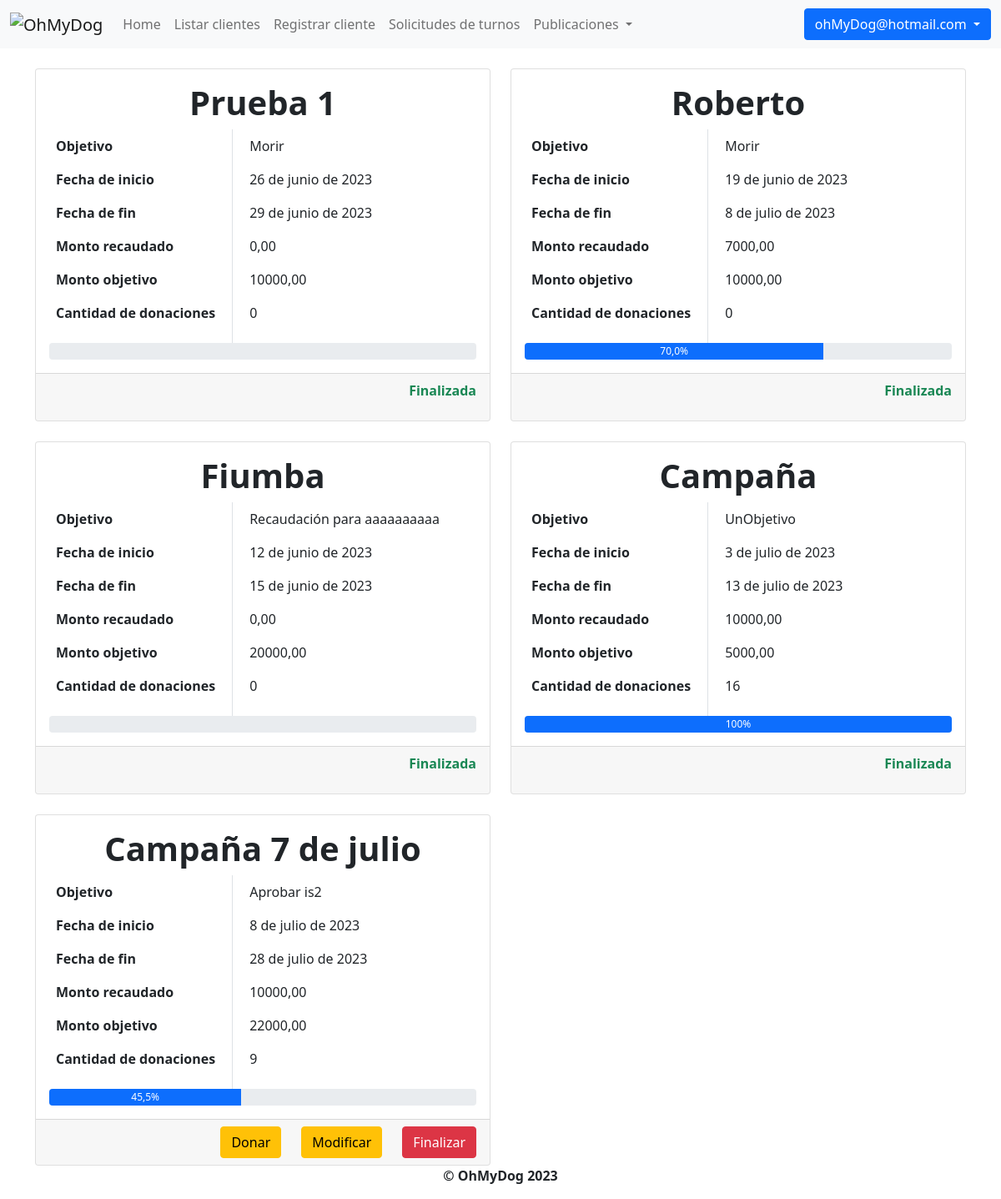
The app's page /listar_campanias_de_donaciones (signed in), older data.
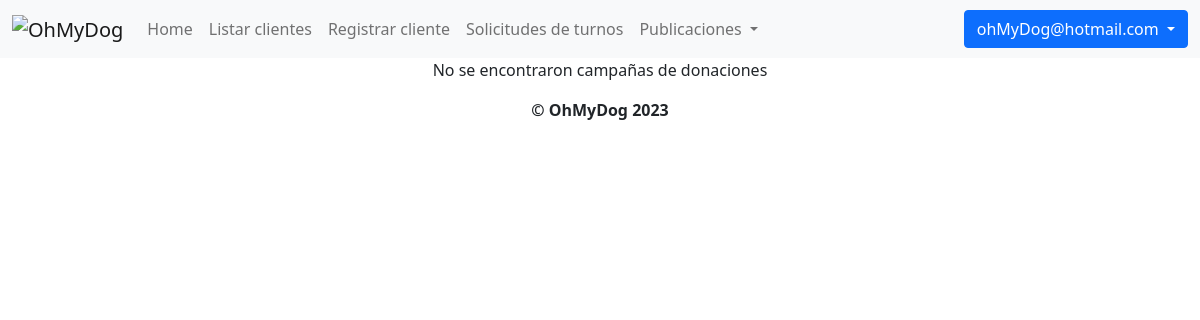
The same page, newer data.
### OhMyDog/modelos/publicaciones/donaciones.py (models this page shows, shortened)
class Donacion(models.Model):
    class Meta:
        verbose_name_plural = "Donaciones"
    id = models.BigAutoField(primary_key=True)
    nombre = models.CharField(max_length=30)
    objetivo = models.TextField(null=True)
    fecha_inicio = models.DateField()
    fecha_fin = models.DateField()
    activa = models.BooleanField(default=True)
    monto_objetivo = models.DecimalField(max_digits=10, decimal_places=2)
    monto_recaudado = models.DecimalField(max_digits=10, decimal_places=2, default=0)
    cantidad_donaciones = models.IntegerField(default=0)

### OhMyDog/views/campanias_donacion.py (the view)
def listar_campanias_de_donaciones(request):
    return render(
        request, "listar_campanias_de_donaciones.html", {"campanias": listar_campanias_de_donaciones_actualizadas()}
    )

### OhMyDog/modelos/publicaciones/__init__.py (called while the page is built)
def listar_campanias_de_donaciones_actualizadas():
    campañas = Donacion.objects.all()
    mañana = date.today() + timedelta(days=1)
    for campaña in campañas:
        progreso = (campaña.monto_recaudado / campaña.monto_objetivo) * 100
        campaña.progreso = round(progreso, 1)
        if campaña.fecha_fin <= mañana:
            campaña.activa = False
    return campañas

### OhMyDog/templates/listar_campanias_de_donaciones.html (shortened to what the changed rows need)
{% extends 'layout.html' %}
{% block content %}
<div class="container bootstrap snippets bootdey">
    {% if campanias%}
        {% for campania in campanias%}
            {% if forloop.counter0|divisibleby:2 %}
            <div class="row">
            {% endif %}
            <div class="col-sm-6" id="adopcionesContainer">
                <div class="card mt-4">
                    <div class="card-body">
                        <h1 class="card-title text-center">{{ campania.nombre }}</h1>
                        <div class="row">
                            <div class="col-auto vertical-line">
                                <table class="table table-borderless">
                                    <tbody>
                                        <tr>
                                            <th>Objetivo</th>
                                        </tr>
                                        <tr>
                                            <th>Fecha de inicio</th>
                                        </tr>
                                        <tr>
                                            <th>Fecha de fin</th>
                                        </tr>
                                        <tr>
                                            <th>Monto recaudado</th>
                                        </tr>
                                        <tr>
                                            <th>Monto objetivo</th>
                                        </tr>
                                        <tr>
                                            <th>Cantidad de donaciones</th>
                                        </tr>
                                    </tbody>
                                </table>
                            </div>
                            <div class="col">
                                <table class="table table-borderless">
                                    <tbody>
                                        <tr>
                                            <td>{{ campania.objetivo }}</td>
                                        </tr>
                                        <tr>
                                            <td class="etapa-vida">{{ campania.fecha_inicio }}</td>
                                        </tr>
                                        <tr>
                                            <td class="tamanio">{{ campania.fecha_fin }}</td>
                                        </tr>
                                        <tr>
                                            <td id="monto_recaudado">{{ campania.monto_recaudado }}</td>
                                        </tr>
                                        <tr>
                                            <td id="monto_objetivo">{{ campania.monto_objetivo }}</td>
                                        </tr>
                                        <tr>
                                              <td id="cantidad_donaciones">{{ campania.cantidad_donaciones }}</td>
                                        </tr>
                                    </tbody>
                                </table>
                            </div>
                        </div>
                        <div class="progress" style="height: 20px;">
                            <div class="progress-bar" role="progressbar"
                            id="progreso-{{campania.id}}" aria-valuenow="{{campania.progreso}}" aria-valuemin="0%"
                            aria-valuemax="100%"
                            data-progreso="{{campania.progreso}}">{{ campania.progreso }}%</div>
                        </div>
                    </div>
                    <div class="card-footer d-flex justify-content-end">
                    <div class="row">
                        {% if campania.activa %}
                        {% if campania.fecha_fin %}
                        <div class="col text-end">
                            <form action="{% url 'realizar_donacion' %}" method="POST">
                                <button  type="submit" class="btn btn-warning">Donar</button>
                            </form>
                        </div>
                         {% if user.is_staff %}
                        <div class="col text-end">
                            <button  type="submit" class="btn btn-warning" id="modificar"
                                data-bs-toggle="modal" data-bs-target="#modificarModal"
                                data-id = "{{ campania.id }}"
                                data-nombre = "{{ campania.nombre }}"
                                data-fecha_inicio="{{ campania.fecha_inicio }}"
                                data-fecha_fin="{{ campania.fecha_fin }}"
                            >Modificar</button>
                        </div>
                        <div class="col text-end">
                                <a  type="submit" class="btn btn-danger"
                                href="{% url 'terminar_campania_donacion' campania.id %}"
                                onclick="confirmarFinalizacion(event);">Finalizar</a>
                        </div>
                        {% endif %}
                        {%else%}
                            <div class="col text-end">
                                <p class="text-success" style="font-weight:bold">Finalizada</p>
                            </div>
                        {%endif%}
                        {%else%}
                            <div class="col text-end">
                                <p class="text-success" style="font-weight:bold">Finalizada</p>
                            </div>
                        {%endif%}
                        </div>
                    </div>
                </div>
            </div>
            {% if forloop.counter|divisibleby:2 or forloop.last %}
            </div>
            {% endif %}
        {% endfor %}
    {% else %}
        <p id="mensajeNoAdopciones" style="text-align: center">No se encontraron campañas de donaciones</p>
    {% endif %}
</div>
{% endblock %}

Row changes from the older to the newer data that the page shows:
removed Donacion: nombre "Prueba 1", objetivo "Morir", fecha_inicio "26 de junio de 2023", fecha_fin "29 de junio de 2023", monto_recaudado "0,00", monto_objetivo "10000,00", cantidad_donaciones "0", activa "Finalizada"
removed Donacion: nombre "Roberto", objetivo "Morir", fecha_inicio "19 de junio de 2023", fecha_fin "8 de julio de 2023", monto_recaudado "7000,00", monto_objetivo "10000,00", cantidad_donaciones "0", progreso "70,0", activa "Finalizada"
removed Donacion: nombre "Fiumba", objetivo "Recaudación para aaaaaaaaaa", fecha_inicio "12 de junio de 2023", fecha_fin "15 de junio de 2023", monto_recaudado "0,00", monto_objetivo "20000,00", cantidad_donaciones "0", activa "Finalizada"
removed Donacion: nombre "Campaña", objetivo "UnObjetivo", fecha_inicio "3 de julio de 2023", fecha_fin "13 de julio de 2023", monto_recaudado "10000,00", monto_objetivo "5000,00", cantidad_donaciones "16", {{ campania.progreso }} 200,0 (drawn), activa "Finalizada"
removed Donacion: nombre "Campaña 7 de julio", objetivo "Aprobar is2", fecha_inicio "8 de julio de 2023", fecha_fin "28 de julio de 2023", monto_recaudado "10000,00", monto_objetivo "22000,00", cantidad_donaciones "9", progreso "45,5"
Text that changed along with them:
text now shown: "No se encontraron campañas de donaciones"
